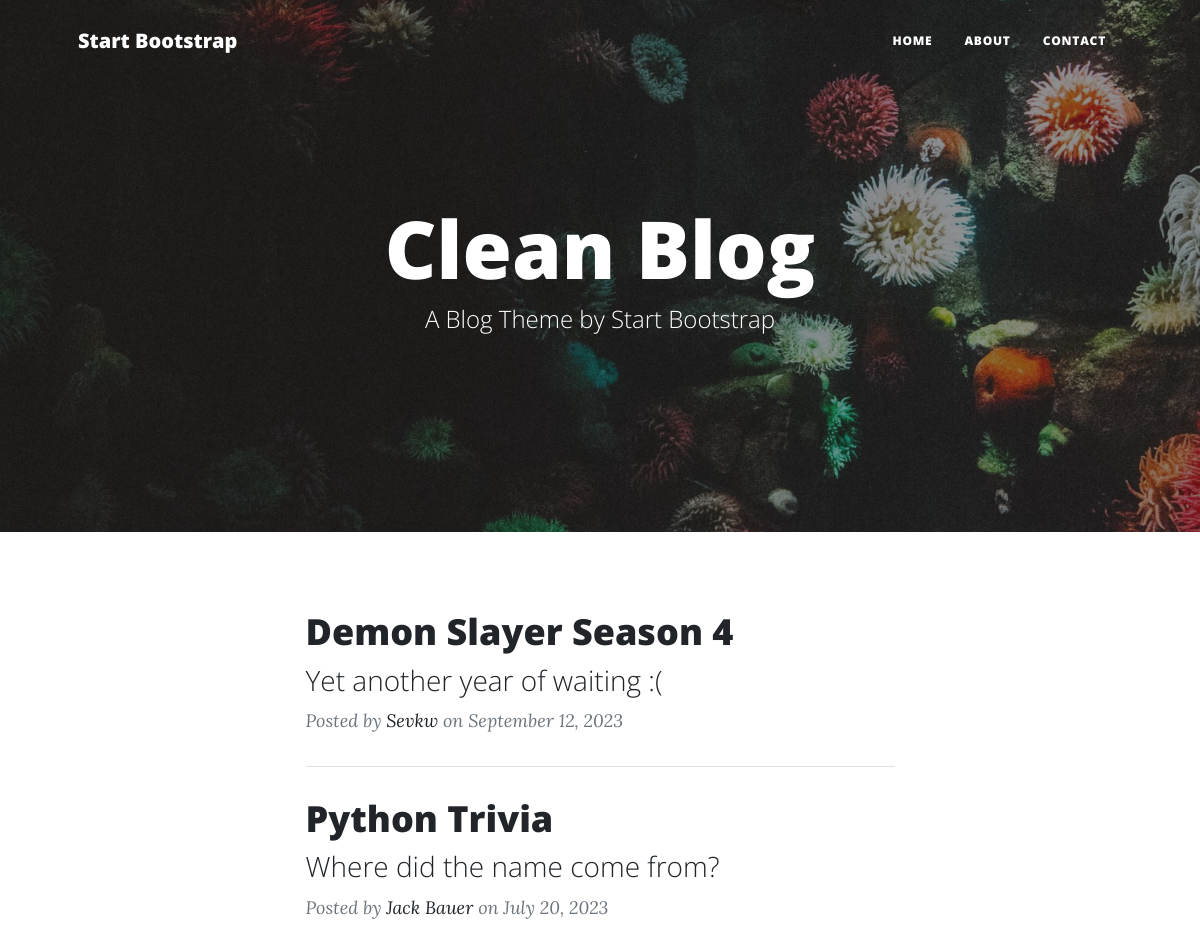
The app's page / (upper part), older data.
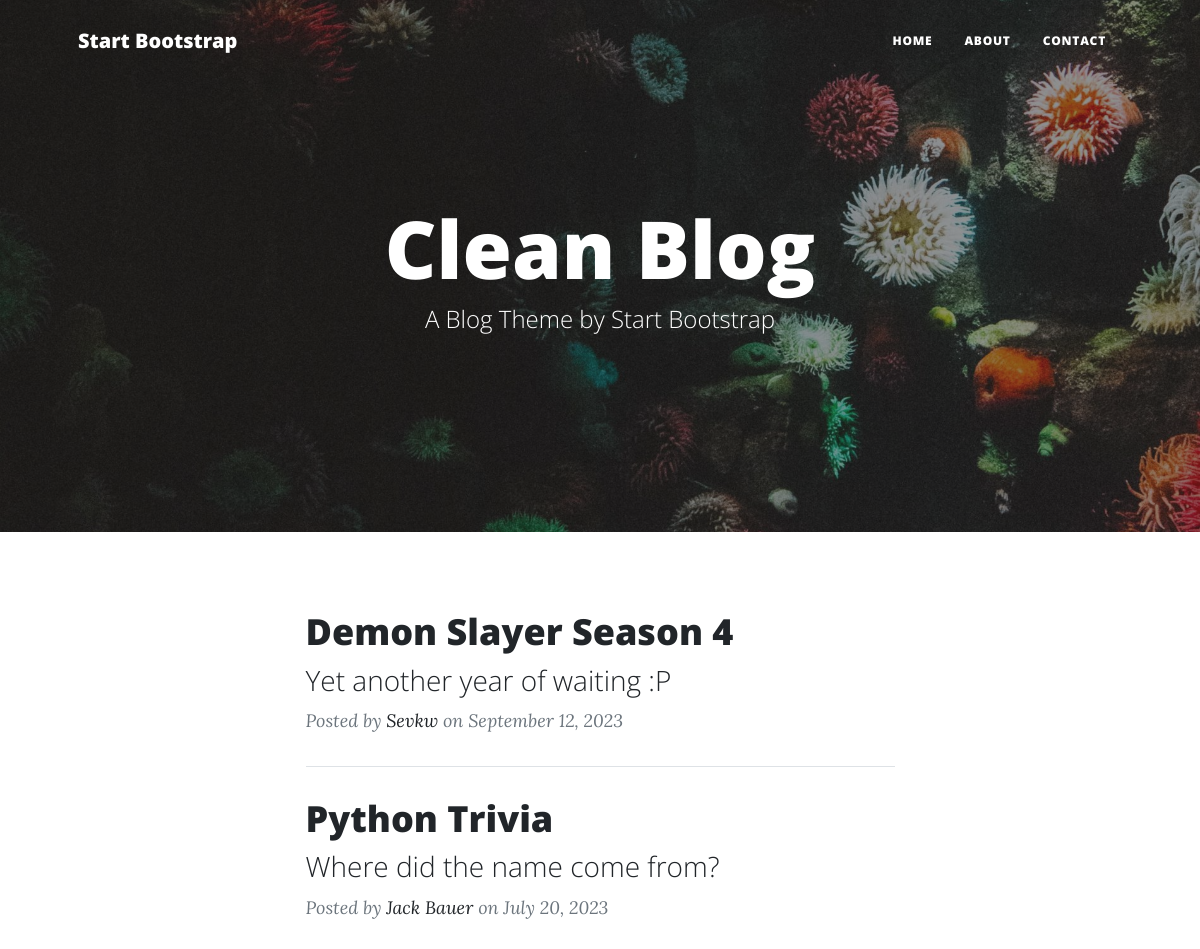
The same page, newer data.
### main.py (models this page shows)
class BlogPost(db.Model):
    id = db.Column(db.Integer, primary_key=True)
    title = db.Column(db.String(250), unique=True, nullable=False)
    subtitle = db.Column(db.String(250), nullable=False)
    date = db.Column(db.String(250), nullable=False)
    body = db.Column(db.Text, nullable=False)
    author = db.Column(db.String(250), nullable=False)
    img_url = db.Column(db.String(250), nullable=False)

### main.py (the view)
@app.route('/')
def get_all_posts():
    posts = db.session.execute(db.select(BlogPost).order_by(BlogPost.date.desc())).scalars().all()
    return render_template("index.html", all_posts=posts)

### templates/index.html (shortened to what this page needs)
{% include "header.html" %}
<header
  class="masthead"
  style="background-image: url('../static/assets/img/home-bg.jpg')"
>
  <div class="container position-relative px-4 px-lg-5">
    <div class="row gx-4 gx-lg-5 justify-content-center">
      <div class="col-md-10 col-lg-8 col-xl-7">
        <div class="site-heading">
          <h1>Clean Blog</h1>
          <span class="subheading">A Blog Theme by Start Bootstrap</span>
        </div>
      </div>
    </div>
  </div>
</header>
<div class="container px-4 px-lg-5">
  <div class="row gx-4 gx-lg-5 justify-content-center">
    <div class="col-md-10 col-lg-8 col-xl-7">
      {% for post in all_posts %}
      <div class="post-preview">
        <a href="{{ url_for('show_post', post_id=post.id) }}">
          <h2 class="post-title">{{ post.title }}</h2>
          <h3 class="post-subtitle">{{ post.subtitle }}</h3>
        </a>
        <p class="post-meta">
          Posted by
          <a href="#">{{post.author}}</a>
          on {{post.date}}
        </p>
      </div>
      <hr class="my-4" />
      {% endfor %}
    </div>
  </div>
</div>
{% include "footer.html" %}

Row changes from the older to the newer data that the page shows:
changed BlogPost "Demon Slayer Season 4": subtitle "Yet another year of waiting :(" → "Yet another year of waiting :P"
